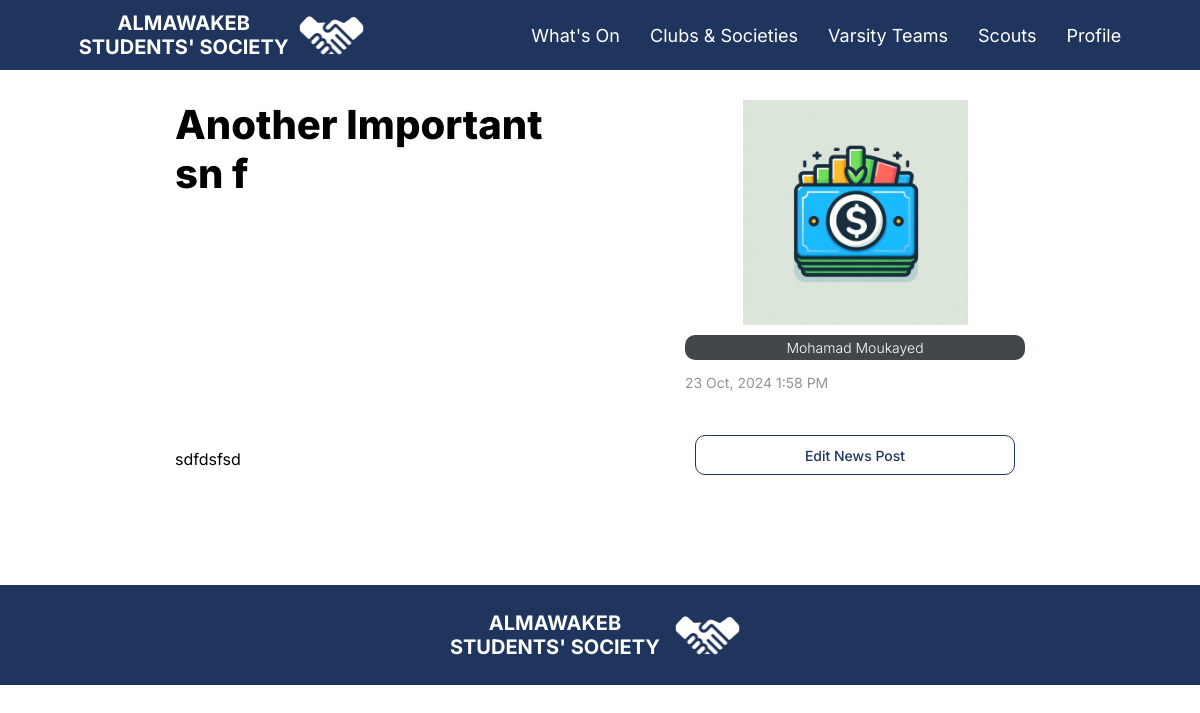
Screenshot of /News/Detail/4/ (signed in) with the database file from the repository.
### mainapp/models.py (models this page shows, shortened)
class News(models.Model):
    GROUP_CHOICES = [
        ('ngr', 'All Year Levels'),
        ('12', 'Senior'),
        ('11', 'Junior'),
        ('10', 'Sophomore'),
        ('9', 'Freshman'),
    ]
    GRADE_CHOICES = [
        ('nosec', 'All Sections'),
        ('A', 'A'),
        ('B', 'B'),
        ('C', 'C'),
        ('D', 'D'),
        ('E', 'E'),
        ('F', 'F'),
        ('G', 'G'),
        ('H', 'H'),
        ('I', 'I'),
        ('J', 'J'),
    ]
    author = models.ForeignKey(User, on_delete=models.CASCADE)
    cover = models.ImageField(upload_to='news_covers/')
    title =  models.CharField(max_length=100)
    text = models.TextField()
    published_date = models.DateTimeField(null=True, blank=True)
    summary = models.CharField(max_length=150)
    group = models.CharField(max_length=3, choices=GROUP_CHOICES,default="ngr")
    grade = models.CharField(max_length=5, choices=GRADE_CHOICES,default="nosec")
    highlight = models.BooleanField(default=False)
    approved = models.BooleanField(default=False)
    awaiting_approval = models.BooleanField(default=True)
    denied_reason = models.CharField(max_length=150, blank=True, null=True)
    links = models.ManyToManyField(Links, related_name='news_links', blank=True)
    typeitem = "news"

class User(AbstractBaseUser, PermissionsMixin):
    name = models.CharField(max_length=255)
    email = models.EmailField(verbose_name="email", max_length=60, unique=True)
    is_admin = models.BooleanField(default=False)
    is_staff = models.BooleanField(default=False)
    is_active = models.BooleanField(default=True)
    associated_student = models.ForeignKey("Student",null=True, blank=True, on_delete=models.CASCADE)
    associated_faculty = models.ForeignKey("Faculty",null=True, blank=True, on_delete=models.CASCADE)
    associated_clubs = models.ManyToManyField("Club", blank=True,related_name="associated_clubs")
    associated_varsities = models.ManyToManyField("Varsity", blank=True,related_name="associated_varsity")
    objects = UserManager()
    USERNAME_FIELD = 'email'
    REQUIRED_FIELDS = ['name']

### mainapp/views.py (the view)
# urls.py: path("News/Detail/<int:news_id>/", views.News_Detail, name="news_detail"),
def News_Detail(request, news_id):
    try:
        news = News.objects.get(id=news_id)
    except ObjectDoesNotExist:
        return error_404_view(request, None)
    links = news.links.all()
    return render(request, "news_detail.html", {'news': news, 'links': links})

### templates/news_detail.html (shortened to what this page needs)
{% extends 'Base.html' %}
{% load static %}
{% block content %}
<div  class="pagecontrol">
    <div style="display: flex; justify-content: space-between; flex-direction: column;">
        <p class="pageTitle" style="margin: 0px;">{{ news.title }}</p>
        <br>
        <div class="articleDescriptionText">
            <p>{{ news.text|safe|linebreaks }}</p>
        </div>
    </div>
    <div>
        <div class="centerer" style="height: unset; margin-bottom:10px;">
        <img src="{{ news.cover.url }}" alt="{{ news.title }} Cover" class="articleCover">
        </div>
        <div class="tagBox" style="background: {{ news.author.color }};">
            <p class="tagText">{{ news.author.name }}</p>
        </div>
        <p class="aboutText">{{ news.published_date|date:"d M, Y g:i A"  }}</p>
        <br>
        {% if news.author == user %}
        <a href="/News/Modify/{{ news.pk }}" class="centercontrol"><button class="btn">Edit News Post</button></a>
        {% endif %}
    </div>
</div>
{% endblock %}

### static/CSS/base.css (style rules this page uses)
a { text-decoration: none; }
.pageTitle { color: black; font-size: 40px; font-family: Inter; font-weight: 800; margin-top: 0px; margin-bottom: 30px; }
.aboutText { color: #949494; font-size: 14px; font-family: Inter; font-weight: 400; }
.tagBox { display: flex; height: 25px; background: #414648; border-radius: 10px; align-items: center; justify-content: center; }
.tagText { text-align: center; color: white; font-size: 14px; font-family: Inter; font-weight: 300; }
.articleCover { width: 225px; height: 225px; }
.articleDescriptionText { color: black; font-size: 16px; font-family: Inter; font-weight: 400; }
.btn { border: 1px solid #1F355E; width: 320px; height: 40px; border-radius: 10px; background-color: white; margin: 10px; color: #1F355E; font-family: 'Inter'; font-size: 14px; font-weight: 500; cursor: pointer; transition-duration: 0.2s; }
.centerer { display: flex; justify-content: center; flex-direction: column; align-items: center; height: 50%; }
img { object-fit: contain; }
div { font-family: 'Inter'; }
.pagecontrol { display: flex; gap: 100px; justify-content: space-between; }

### rows the page displays
News: title "Another Important sn f", text "sdfdsfsd", cover (picture), author.name "Mohamad Moukayed", published_date "23 Oct, 2024 1:58 PM"
